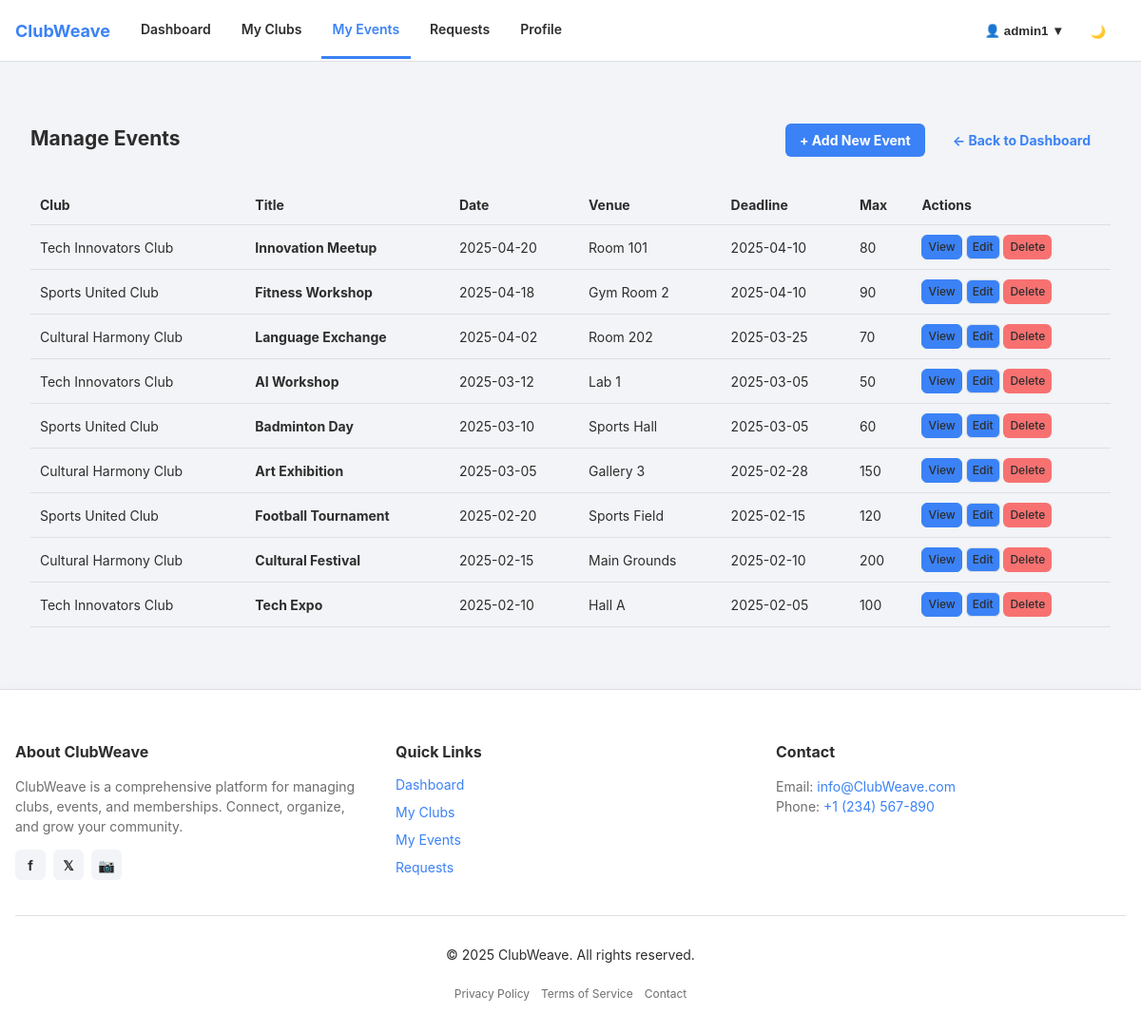
The page /clubadmin/manage_events.php (signed in) on the database its author committed.
### tables this page shows
CREATE TABLE `events` (
  `id` int(11) NOT NULL,
  `club_id` int(11) NOT NULL,
  `created_by` int(11) DEFAULT NULL,
  `title` varchar(100) NOT NULL,
  `description` text DEFAULT NULL,
  `date` date NOT NULL,
  `created_at` timestamp NOT NULL DEFAULT current_timestamp(),
  `event_image` varchar(255) DEFAULT NULL,
  `event_time` time DEFAULT NULL,
  `venue` varchar(100) DEFAULT NULL,
  `registration_deadline` date DEFAULT NULL,
  `max_participants` int(11) DEFAULT NULL
);

CREATE TABLE `clubs` (
  `id` int(11) NOT NULL,
  `name` varchar(100) NOT NULL,
  `description` text DEFAULT NULL,
  `category` varchar(50) DEFAULT NULL,
  `location` varchar(100) DEFAULT NULL,
  `contact_email` varchar(100) DEFAULT NULL,
  `contact_phone` varchar(20) DEFAULT NULL,
  `logo` varchar(255) DEFAULT NULL,
  `founded_year` year(4) DEFAULT NULL,
  `created_by` int(11) NOT NULL,
  `created_at` timestamp NOT NULL DEFAULT current_timestamp(),
  `updated_at` datetime DEFAULT current_timestamp() ON UPDATE current_timestamp()
);

### clubadmin/manage_events.php (the view, shortened to what this page needs)
<?php
include '../includes/database.php';
include '../includes/header.php';
$admin_id = $_SESSION['user_id'];
$sql = "
    SELECT e.id, e.title, e.date, e.venue, e.registration_deadline, e.max_participants, e.event_image,
           c.name AS club_name
    FROM events e
    JOIN clubs c ON e.club_id = c.id
    WHERE e.created_by = ?
    ORDER BY e.date DESC";
$stmt = $connection->prepare($sql);
$stmt->bind_param("i", $admin_id);
$stmt->execute();
$events = $stmt->get_result();
?>
<main>
<div class="container mt-4">
<div class="d-flex justify-between items-center mb-4">
  <h2>Manage Events</h2>
  <div style="display: flex; gap: 8px;">
    <a href="create_event.php" class="btn btn-primary">+ Add New Event</a>
    <a href="dashboard.php" class="btn btn-ghost">← Back to Dashboard</a>
  </div>
</div>
<?php if ($events->num_rows === 0): ?>
    <div class="card text-center text-muted">
      <p>No events found. <a href="create_event.php">Create one</a>.</p>
    </div>
<?php else: ?>
    <table>
      <thead>
        <tr>
          <th>Club</th>
          <th>Title</th>
          <th>Date</th>
          <th>Venue</th>
          <th>Deadline</th>
          <th>Max</th>
          <th>Actions</th>
        </tr>
      </thead>
      <tbody>
        <?php while($row = $events->fetch_assoc()): ?>
        <tr>
          <td><?= htmlspecialchars($row['club_name']) ?></td>
          <td><strong><?= htmlspecialchars($row['title']) ?></strong></td>
          <td><?= htmlspecialchars($row['date']) ?></td>
          <td><?= htmlspecialchars($row['venue']) ?></td>
          <td><?= htmlspecialchars($row['registration_deadline']) ?></td>
          <td><?= htmlspecialchars($row['max_participants']) ?></td>
          <td>
            <a href="view_event.php?id=<?= $row['id'] ?>" class="table-action-btn view">View</a>
            <a href="edit_event.php?id=<?= $row['id'] ?>" class="table-action-btn edit">Edit</a>
            <a href="manage_events.php?delete=<?= $row['id'] ?>" class="table-action-btn delete" onclick="return confirm('Delete this event?');">Delete</a>
          </td>
        </tr>
        <?php endwhile; ?>
      </tbody>
    </table>
<?php endif; ?>
</div>
</main>
<?php include '../includes/footer.php'; ?>

### assets/css/styles.css (style rules this page uses)
:root { --color-primary: #3b82f6; --color-primary-600: #2563eb; --color-primary-700: #1d4ed8; --color-primary-rgb: 59, 130, 246; --color-secondary: #5caab7; --color-accent: #f6c453; --text: #2d2d2d; --text-muted: #6e6e6e; --surface-1: #ffffff; --surface-2: #f2f4f7; --border-color: #dcdfe3; --success: #22c55e; --danger-hover: #ef4444; --danger: #f87171; --warning: #f4c430; --space-1: 4px; --space-2: 8px; --space-3: 12px; --space-4: 16px; --space-5: 24px; --space-6: 32px; --radius-sm: 6px; --radius-md: 8px; --radius-lg: 12px; --radius-pill: 999px; --shadow-sm: 0 6px 18px rgba(0, 0, 0, 0.05); --shadow-lg: 0 20px 40px rgba(0, 0, 0, 0.1); --font-sans: -apple-system, BlinkMacSystemFont, "Segoe UI", Roboto, "Helvetica Neue", Arial, sans-serif; --fs-xs: 12px; --fs-sm: 14px; --fs-md: 16px; --fs-lg: 20px; --fs-xl: 24px; --lh-normal: 1.5; }
* { box-sizing: border-box; }
html, body { height: 100%; margin: 0; padding: 0; }
body { font-family: var(--font-sans); color: var(--text); background: var(--surface-2); font-size: var(--fs-sm); line-height: var(--lh-normal); }
a { color: var(--color-primary); text-decoration: none; }
.container { max-width: 1200px; margin: var(--space-6) auto; padding: 0 var(--space-4); }
html, body { height: 100%; margin: 0; }
body { display: flex; flex-direction: column; min-height: 100vh; }
main { flex: 1; padding: var(--space-6) var(--space-4); }
.table-action-btn { display: inline-block; padding: 3px 6px; font-size: 12px; font-weight: 500; border-radius: var(--radius-sm); border: 1px solid transparent; text-decoration: none; transition: 0.2s; background-color: var(--color-primary); }
.table-action-btn.view { color: var(--text); border-color: var(--color-primary); }
.table-action-btn.edit { color: var(--text); border-color: var(--border-color); }
.table-action-btn.delete { background: var(--danger); color: var(--text); }
.btn { display: inline-block; padding: 6px 14px; border-radius: var(--radius-sm); font-weight: 700; cursor: pointer; transition: all 0.15s ease; border: 1px solid transparent; margin-top: 2px; margin-right: 6px; }
.btn-primary { background: var(--color-primary); color: #fff; }
.btn-ghost { background: transparent; color: var(--color-primary); border: 1px solid transparent; }
.d-flex { display: flex; }
.justify-between { justify-content: space-between; }
.items-center { align-items: center; }
.mt-4 { margin-top: var(--space-4); }
.mb-4 { margin-bottom: var(--space-4); }
table { width: 100%; border-collapse: collapse; }
th, td { padding: 10px; border-bottom: 1px solid var(--border-color); text-align: left; }

### rows shown on the page
events: club.name "Tech Innovators Club", title "Innovation Meetup", date "2025-04-20", venue "Room 101", registration_deadline "2025-04-10", max_participants "80"
events: club.name "Sports United Club", title "Fitness Workshop", date "2025-04-18", venue "Gym Room 2", registration_deadline "2025-04-10", max_participants "90"
events: club.name "Cultural Harmony Club", title "Language Exchange", date "2025-04-02", venue "Room 202", registration_deadline "2025-03-25", max_participants "70"
events: club.name "Tech Innovators Club", title "AI Workshop", date "2025-03-12", venue "Lab 1", registration_deadline "2025-03-05", max_participants "50"
events: club.name "Sports United Club", title "Badminton Day", date "2025-03-10", venue "Sports Hall", registration_deadline "2025-03-05", max_participants "60"
events: club.name "Cultural Harmony Club", title "Art Exhibition", date "2025-03-05", venue "Gallery 3", registration_deadline "2025-02-28", max_participants "150"
events: club.name "Sports United Club", title "Football Tournament", date "2025-02-20", venue "Sports Field", registration_deadline "2025-02-15", max_participants "120"
events: club.name "Cultural Harmony Club", title "Cultural Festival", date "2025-02-15", venue "Main Grounds", registration_deadline "2025-02-10", max_participants "200"
events: club.name "Tech Innovators Club", title "Tech Expo", date "2025-02-10", venue "Hall A", registration_deadline "2025-02-05", max_participants "100"

### other values the page prints
$user_name "admin1"
